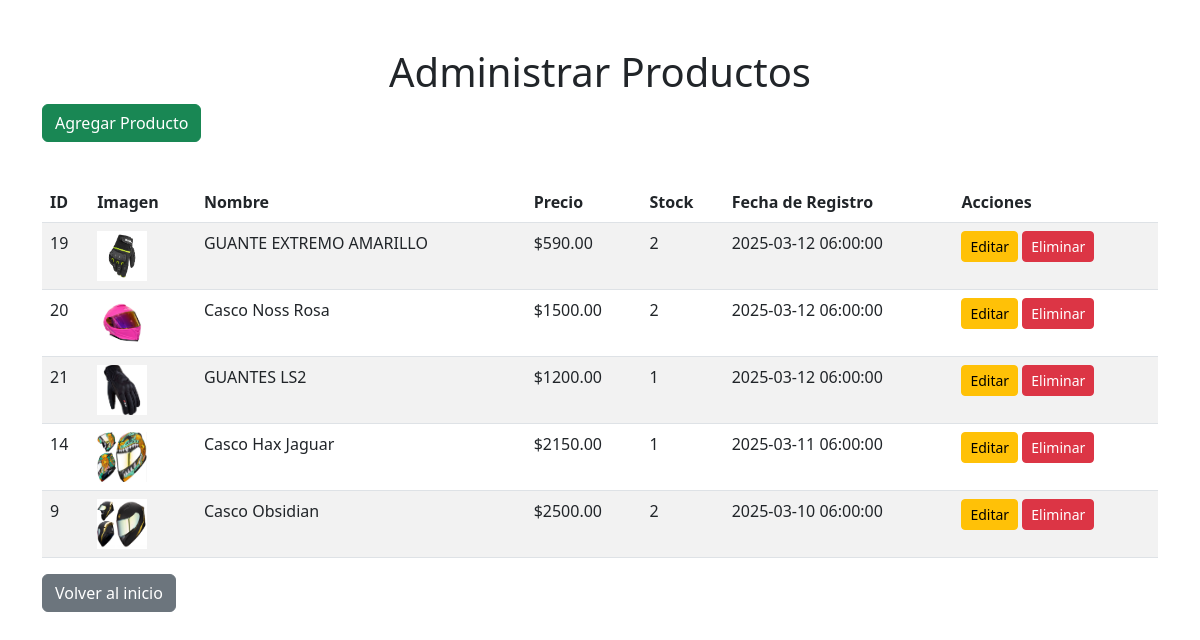
/admin_motos/controller/admin_productos.php (signed in), run on the app's committed database.
### tables this page shows
CREATE TABLE `productos` (
  `id` int(11) NOT NULL,
  `nombre` varchar(100) NOT NULL,
  `descripcion` text NOT NULL,
  `precio` decimal(10,2) NOT NULL,
  `categoria` enum('cascos_integrales','cascos_abatibles','accesorios') NOT NULL,
  `imagen` varchar(255) NOT NULL,
  `fecha_registro` timestamp NOT NULL DEFAULT current_timestamp(),
  `stock` int(11) NOT NULL DEFAULT 0
);

### admin_motos/controller/admin_productos.php (the view, shortened to what this page needs)
<?php
include 'db.php';
$stmt = $conn->prepare("SELECT * FROM productos ORDER BY fecha_registro DESC");
$stmt->execute();
$productos = $stmt->get_result();
?>
<!DOCTYPE html>
<html lang="es">
<head>
    <link href="https://cdn.jsdelivr.net/npm/bootstrap@5.3.0/dist/css/bootstrap.min.css" rel="stylesheet">
</head>
<body>
    <div class="container mt-5">
        <h1 class="text-center">Administrar Productos</h1>
        <a href="agregar_producto.php" class="btn btn-success mb-3">Agregar Producto</a>
        <table class="table table-striped mt-4">
            <thead>
                <tr>
                    <th>ID</th>
                    <th>Imagen</th>
                    <th>Nombre</th>
                    <th>Precio</th>
                    <th>Stock</th>
                    <th>Fecha de Registro</th>
                    <th>Acciones</th>
                </tr>
            </thead>
            <tbody>
                <?php while ($producto = $productos->fetch_assoc()): ?>
                    <tr>
                        <td><?= $producto['id'] ?></td>
                        <td><img src="images/<?= $producto['imagen'] ?>" width="50" height="50"></td>
                        <td><?= $producto['nombre'] ?></td>
                        <td>$<?= $producto['precio'] ?></td>
                        <td><?= $producto['stock'] ?></td>
                        <td><?= $producto['fecha_registro'] ?></td>
                        <td>
                            <a href="editar_producto.php?id=<?= $producto['id'] ?>" class="btn btn-warning btn-sm">Editar</a>
                            <a href="admin_productos.php?eliminar=<?= $producto['id'] ?>" class="btn btn-danger btn-sm" onclick="return confirm('¿Seguro que deseas eliminar este producto?');">Eliminar</a>
                        </td>
                    </tr>
                <?php endwhile; ?>
            </tbody>
        </table>
        <a href="index.php" class="btn btn-secondary">Volver al inicio</a>
    </div>
</body>
</html>

### data on the page
productos: id "19", imagen (picture), nombre "GUANTE EXTREMO AMARILLO", precio "590.00", stock "2", fecha_registro "2025-03-12 06:00:00"
productos: id "20", imagen (picture), nombre "Casco Noss Rosa", precio "1500.00", stock "2", fecha_registro "2025-03-12 06:00:00"
productos: id "21", imagen (picture), nombre "GUANTES LS2", precio "1200.00", stock "1", fecha_registro "2025-03-12 06:00:00"
productos: id "14", imagen (picture), nombre "Casco Hax Jaguar", precio "2150.00", stock "1", fecha_registro "2025-03-11 06:00:00"
productos: id "9", imagen (picture), nombre "Casco Obsidian", precio "2500.00", stock "2", fecha_registro "2025-03-10 06:00:00"
